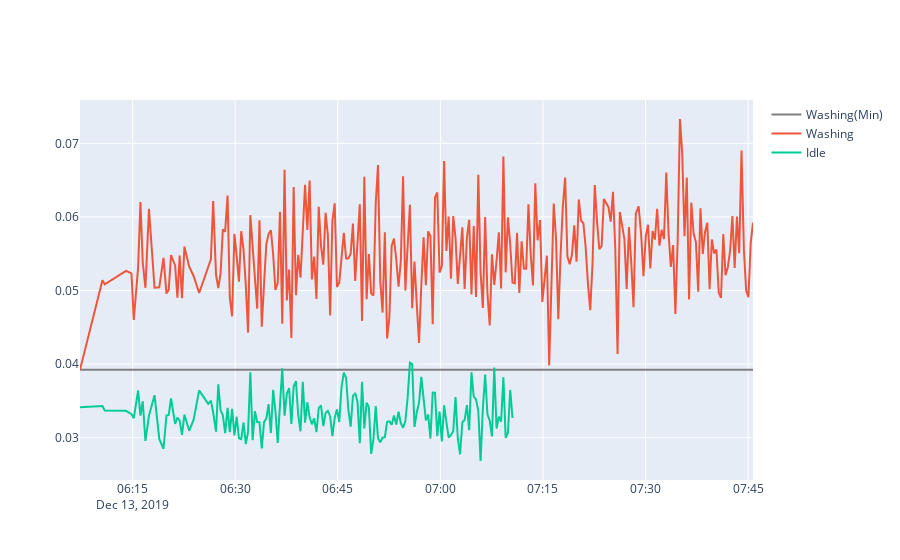

Source (notebook cell):
### Code cell
import plotly.graph_objects as go

idle_during_wash = sdf.loc['2019-12-13 06:07:00': '2019-12-13 07:45:43']['X']
idle_after_wash = sdf.loc['2019-12-13 08:57:00':]['X']
x_axis = sdf.loc['2019-12-13 06:05:57': '2019-12-13 07:45:43'].index
fig = go.Figure()
fig.add_trace(go.Scatter(y=[idle_during_wash.min() for i in range(len(x_axis))], 
                         x=x_axis, name='Washing(Min)', line=dict(color='gray')))
fig.add_trace(go.Scatter(x=x_axis, y=idle_during_wash.values, name='Washing'))
fig.add_trace(go.Scatter(x=x_axis, y=idle_after_wash.values, name='Idle'))
fig.show()

### Figure 1 — Plotly figure (JSON) as saved in the notebook; plotly's stock layout.template omitted (floating-point values rounded to 4 significant figures; data arrays with more than 128 entries replaced by an {"elided": "..."} marker saying what was removed)
{"data": [{"line": {"color": "gray"}, "name": "Washing(Min)", "type": "scatter", "x": {"elided": "264 str values"}, "y": {"elided": "264 float values"}}, {"name": "Washing", "type": "scatter", "x": {"elided": "264 str values"}, "y": {"elided": "264 float values"}}, {"name": "Idle", "type": "scatter", "x": {"elided": "264 str values"}, "y": {"elided": "159 float values"}}], "layout": {}}
